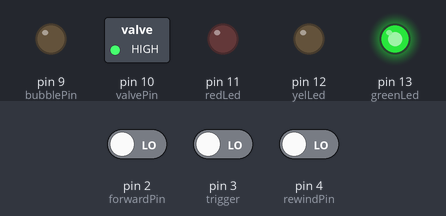
A sketch run on a simulated Arduino Uno, built with avr-gcc and run on an emulated ATmega328P. On the bench: switched loads named in the sketch (green lamp = pin HIGH), output pins drawn as LEDs (lit = HIGH). Dashed ring = blinking. The test bench sets the inputs (shaded band); at power-on: pin 2 (forwardPin) LOW, pin 3 (trigger) LOW, pin 4 (rewindPin) LOW.

Above: at 1.2 s.
1.3 s: pin 2 (forwardPin) driven HIGH
At 2.9 s:
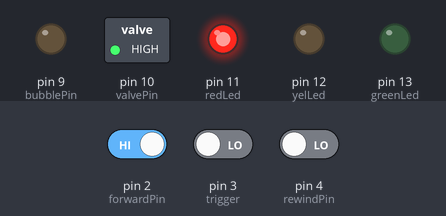
3.3 s: pin 3 (trigger) driven HIGH
At 4.7 s:
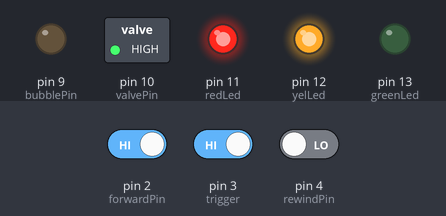
5.0 s: pin 3 (trigger) driven LOW
At 5.37 s:
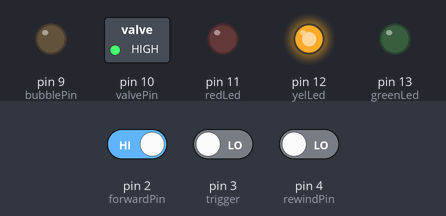
7.0 s: pin 4 (rewindPin) driven HIGH
At 7.6 s:
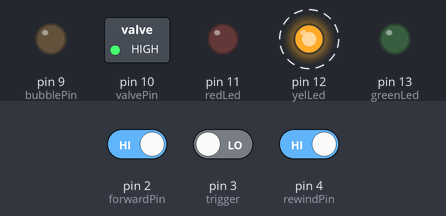
10.0 s: pin 4 (rewindPin) driven LOW
At 11.9 s:
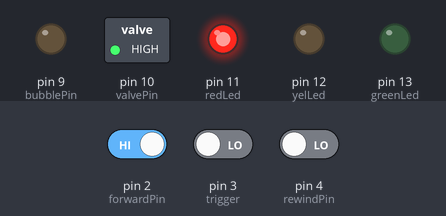
Timing chart, 0 to 12.5 s (numbered marks = the images above; inputs shaded):
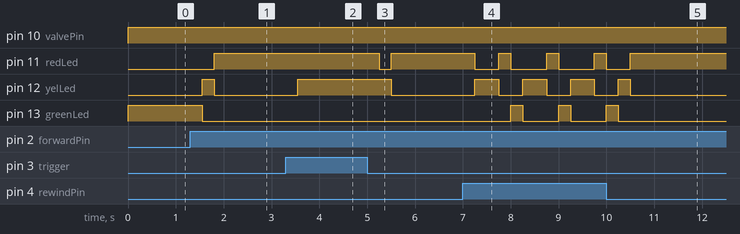

Measured:
- after the input at 1.3 s, pin 11 (redLed): LOW → HIGH after 0.50 s; pin 12 (yelLed): LOW → HIGH after 0.25 s, → LOW 0.25 s later; pin 13 (greenLed): HIGH → LOW after 0.25 s
- after the input at 3.3 s, pin 12 (yelLed): LOW → HIGH after 0.25 s
- after the input at 5.0 s, pin 11 (redLed): HIGH → LOW after 0.25 s, → HIGH 0.25 s later; pin 12 (yelLed): HIGH → LOW after 0.50 s
- after the input at 7.0 s, pin 11 (redLed): HIGH → LOW after 0.25 s, then repeats every 1.0 s: HIGH 0.25 s, LOW 0.75 s; pin 12 (yelLed): alternates HIGH for 0.50 s and LOW for 0.50 s, starting after 0.25 s; pin 13 (greenLed): alternates HIGH for 0.25 s and LOW for 0.75 s, starting after 1.0 s
- after the input at 10.0 s, pin 13 (greenLed): goes on until 10.3 s, then stays LOW

The sketch:

BubbleMachineV2.ino
```cpp
int greenLed = 13;
int yelLed = 12;
int redLed = 11;
int valvePin = 10; //Actuator signal pin.
int bubblePin = 9; //Ignition signal pin.

//Trigger remote pins

int forwardPin = 2;
int rewindPin = 4;
int trigger = 3;

bool checkGreen = LOW;
bool checkYel = LOW;
bool checkRed = LOW;

int buttonDelay = 250; //Time you have to press a button on the remote for an action to ensue.
int triggerTime = 1000; //Trigger length.
int ignitionTime = 420; //Ignition delay after the start of the trigger.

unsigned long startTime; //Time associated to the reading of the millis() function when the test starts.
unsigned long runTime; //Placeholder for the millis() function to use for comparison with trigger and ignition time.

void setup() {

  pinMode(greenLed, OUTPUT);
  pinMode(yelLed, OUTPUT);
  pinMode(redLed, OUTPUT);
  pinMode(bubblePin, OUTPUT);
  pinMode(valvePin, OUTPUT);

  pinMode(forwardPin, INPUT);
  pinMode(rewindPin, INPUT);
  pinMode(trigger, INPUT);
}

//LED colour code
//Green: Safe-initial step
//Yellow: Intermediate step (also safe)
//Red: Intermediate step (also safe)
//Red + Green: Firing
//Yellow + Red: Unexpected trigger activation. Firing system frozen until trigger switched off.

void unexpectedTrigger() { //Freezes the timing Arduino until the trigger is switched off.

  PORTB = B00011100;
}

void manualAbort() { //Disarms the system by resetting all control pins to their initial, safe state.

  PORTB = B00100100;

  checkRed = LOW;
  checkYel = LOW;
  checkGreen = LOW;
}

void loop() {

  PORTB = B00100100;

  while (digitalRead(trigger) == HIGH) { //Timing Arduino can't advance if the trigger is on.

    unexpectedTrigger();
  }

  if (digitalRead(forwardPin) == HIGH) {

    checkGreen = HIGH;
    delay(buttonDelay);
  }

  while (checkGreen == HIGH) {

    PORTB = B00010100;

    if (digitalRead(trigger) == HIGH) {

      unexpectedTrigger();
    }

    if (digitalRead(forwardPin) == HIGH) {

      checkYel = HIGH;
      delay(buttonDelay);
    }

    if (digitalRead(rewindPin) == HIGH) {

      checkGreen = LOW;
      delay(buttonDelay);
    }

    while (checkYel == HIGH) {

      PORTB = B00001100;

      if (digitalRead(trigger) == HIGH) {

        checkRed = HIGH;
        delay(buttonDelay);
      }

      if (digitalRead(rewindPin) == HIGH) {

        checkYel = LOW;
        delay(buttonDelay);
      }

      while (checkRed == HIGH) {

        startTime, runTime = millis(); //Define the start time and the initial value of the run time.

        while (runTime - startTime < ignitionTime) {

          //The rewind button on the remote has to be held down for manualAbort to take effect.

          PORTB = B00101000; //The actuators are now open.

          if (digitalRead(rewindPin) == HIGH) {

            manualAbort();
            break;
          }

          runTime = millis();
        }

        while (runTime - startTime <= triggerTime) {

          PORTB = B00101010; //The ignition signal is sent.

          if (digitalRead(rewindPin) == HIGH) {

            manualAbort();
            break;
          }

          runTime = millis();
        }

        //After the test time is over, reset all pins to their original state by calling the manualAbort function.

        manualAbort();
      }
    }
  }
}
```
